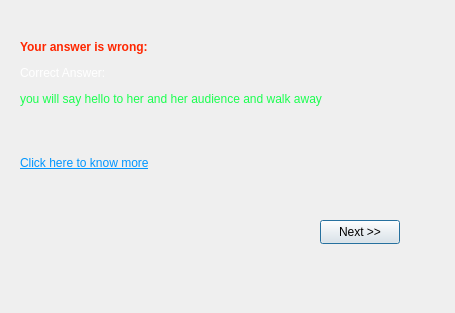
<?xml version="1.0" encoding="UTF-8"?>
<ui version="4.0">
 <class>question2correctans</class>
 <widget class="QDialog" name="question2correctans">
  <property name="geometry">
   <rect>
    <x>0</x>
    <y>0</y>
    <width>455</width>
    <height>313</height>
   </rect>
  </property>
  <property name="windowTitle">
   <string>Answer of Question 2</string>
  </property>
  <widget class="QPushButton" name="pushButton">
   <property name="geometry">
    <rect>
     <x>320</x>
     <y>220</y>
     <width>80</width>
     <height>24</height>
    </rect>
   </property>
   <property name="text">
    <string>Next &gt;&gt;</string>
   </property>
  </widget>
  <widget class="QWidget" name="">
   <property name="geometry">
    <rect>
     <x>20</x>
     <y>40</y>
     <width>371</width>
     <height>161</height>
    </rect>
   </property>
   <layout class="QVBoxLayout" name="verticalLayout">
    <item>
     <widget class="QLabel" name="label_2">
      <property name="text">
       <string>&lt;html&gt;&lt;head/&gt;&lt;body&gt;&lt;p&gt;&lt;span style=&quot; font-weight:700; color:#ff2600;&quot;&gt;Your answer is wrong:&lt;/span&gt;&lt;/p&gt;&lt;p&gt;&lt;span style=&quot; color:#ffffff;&quot;&gt;Correct Answer: &lt;/span&gt;&lt;/p&gt;&lt;p&gt;&lt;span style=&quot; color:#1aff4f;&quot;&gt;you will say hello to her and her audience and walk away&lt;/span&gt;&lt;br/&gt;&lt;/p&gt;&lt;/body&gt;&lt;/html&gt;</string>
      </property>
     </widget>
    </item>
    <item>
     <widget class="QLabel" name="label">
      <property name="text">
       <string>&lt;html&gt;&lt;head/&gt;&lt;body&gt;&lt;p&gt;&lt;a href=&quot;https://www.youtube.com/watch?v=D477W312NHo&quot;&gt;&lt;span style=&quot; text-decoration: underline; color:#0096ff;&quot;&gt;Click here to know more&lt;/span&gt;&lt;/a&gt;&lt;/p&gt;&lt;/body&gt;&lt;/html&gt;</string>
      </property>
     </widget>
    </item>
   </layout>
  </widget>
 </widget>
 <resources/>
 <connections/>
</ui>
